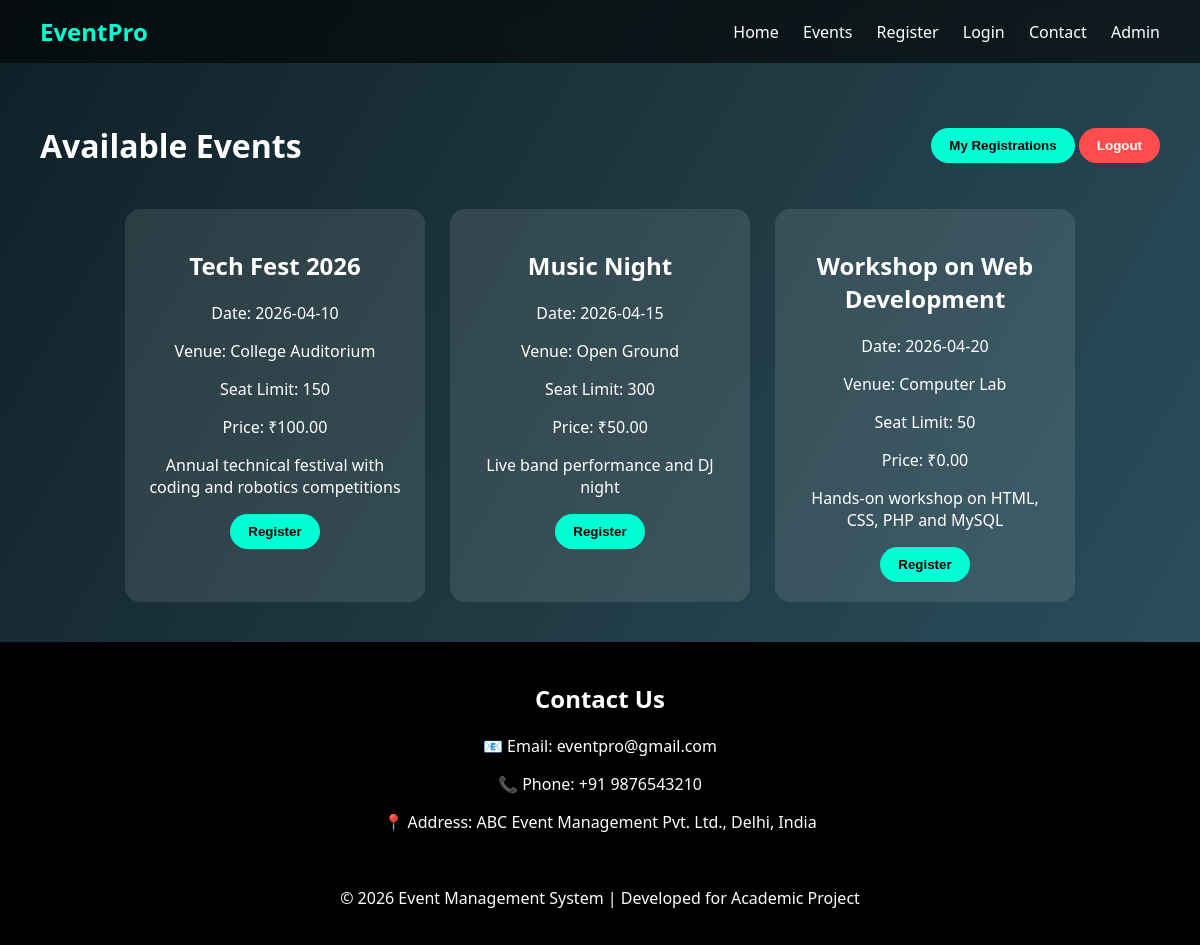
/event_management_system/user/events.php (signed in), run on the app's committed database.
### tables this page shows
CREATE TABLE `events` (
  `event_id` int(11) NOT NULL,
  `event_name` varchar(150) NOT NULL,
  `event_date` date NOT NULL,
  `venue` varchar(150) NOT NULL,
  `price` decimal(10,2) DEFAULT 0.00,
  `seat_limit` int(11) DEFAULT 0,
  `description` text DEFAULT NULL
);

### event_management_system/user/events.php (the view, shortened to what this page needs)
<?php
include("../config/db.php");
$sql = "SELECT * FROM events";
$result = mysqli_query($conn, $sql);
?>
<!DOCTYPE html>
<html>
<head>
</head>
<body>
<div class="navbar">
    <div class="logo">EventPro</div>
    <div class="nav-links">
        <a href="index.php">Home</a>
        <a href="events.php">Events</a>
        <a href="register.php">Register</a>
        <a href="login.php">Login</a>
        <a href="#contact">Contact</a>
        <a href="/event_management_system/admin/admin_login.php">
            Admin
        </a>
    </div>
</div>
<div class="container">
<div class="header">
<h1>Available Events</h1>
<div class = "actions">
    <a href="my_registrations.php">
    <button class="rg-btn">My Registrations</button>
</a>
    <a href="logout.php">
    <button class="logout-btn">Logout</button>
</a>
</div>
</div>
<div class="cards">
<?php
while($row = mysqli_fetch_assoc($result)) {
?>
<div class="card">
<h2>
<?php echo $row['event_name']; ?>
</h2>
<p>
Date:
<?php echo $row['event_date']; ?>
</p>
<p>
Venue:
<?php echo $row['venue']; ?>
</p>
<p>
Seat Limit:
<?php echo $row['seat_limit']; ?>
</p>
<p>
Price:
₹<?php echo $row['price']; ?>
</p>
<p>
<?php echo $row['description']; ?>
</p>
<a href="register_event.php?event_id=<?php echo $row['event_id']; ?>">
    <button>Register</button>
</a>
</div>
<?php
}
?>
</div>
</div>
<div id="contact" class="footer">
<h2>Contact Us</h2>
<p>
📧 Email: eventpro@gmail.com
</p>
<p>
📞 Phone: +91 9876543210
</p>
<p>
📍 Address: ABC Event Management Pvt. Ltd., Delhi, India
</p>
<br>
<p>
© 2026 Event Management System | Developed for Academic Project
</p>
</div>
</body>
</html>

### event_management_system/user/events.php (style rules this page uses)
.navbar { display: flex; justify-content: space-between; align-items: center; padding: 15px 40px; background: rgba(0,0,0,0.6); backdrop-filter: blur(8px); position: sticky; top: 0; z-index: 1000; }
.logo { font-size: 24px; font-weight: bold; color: #00ffd5; }
.nav-links a { color: white; margin-left: 20px; text-decoration: none; font-weight: 500; position: relative; transition: 0.3s; }
.nav-links a::after { content: ''; width: 0%; height: 2px; background: #00ffd5; position: absolute; left: 0; bottom: -5px; transition: 0.3s; }
body { margin: 0; font-family: Segoe UI; background: linear-gradient(120deg,#0f2027,#203a43,#2c5364); color: white; }
.container { padding: 40px; text-align: center; }
.header { display: flex; justify-content: space-between; align-items: center; margin-bottom: 20px; }
.cards { display: flex; flex-wrap: wrap; justify-content: center; gap: 25px; }
.card { background: rgba(255,255,255,0.1); padding: 20px; width: 260px; border-radius: 15px; transition: 0.3s; }
button { padding: 10px 18px; border: none; border-radius: 20px; background: #00ffd5; font-weight: bold; cursor: pointer; }
.logout-btn { background: #ff4d4d; color: white; }
.footer { background: black; padding: 20px; text-align: center; }

### data on the page
events: event_name "Tech Fest 2026", event_date "2026-04-10", venue "College Auditorium", seat_limit "150", price "100.00", description "Annual technical festival with coding and robotics competitions"
events: event_name "Music Night", event_date "2026-04-15", venue "Open Ground", seat_limit "300", price "50.00", description "Live band performance and DJ night"
events: event_name "Workshop on Web Development", event_date "2026-04-20", venue "Computer Lab", seat_limit "50", price "0.00", description "Hands-on workshop on HTML, CSS, PHP and MySQL"
